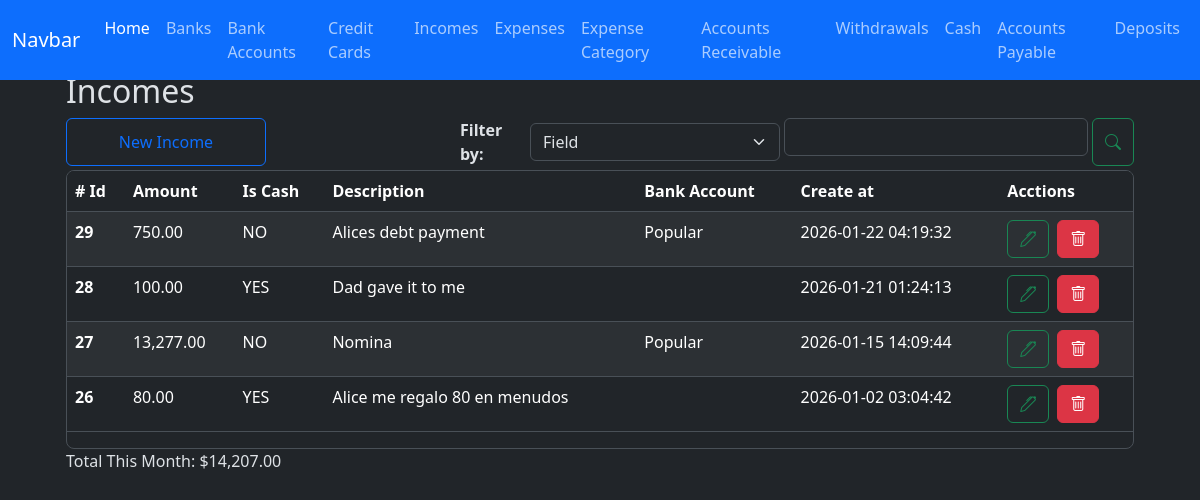
/incomes/index, run on the app's committed database.
### app/models/income.py (models this page shows, shortened)
class Income(db.Model):
    __tablename__ = 'incomes'
    id = db.Column(db.Integer, primary_key=True)
    amount = db.Column(db.Numeric(10,2), nullable=False, default=0.00)
    is_cash = db.Column(db.Boolean, nullable=False, default=False)
    code = db.Column(db.String(50), nullable=False, server_default='TEMP')
    description = db.Column(db.String(255))
    bank_account_id = db.Column(db.Integer, db.ForeignKey('bank_accounts.id'))
    created_at = db.Column(db.DateTime(timezone=True), server_default=func.now())
    updated_at = db.Column(db.DateTime(timezone=True), onupdate=func.now())
    bank_account = relationship('BankAccount', back_populates='incomes')

### app/models/bank_account.py (models this page shows)
class BankAccount(db.Model):
    __tablename__ = 'bank_accounts'
    id = db.Column(db.Integer, primary_key=True)
    nick_name = db.Column(db.String(120))
    amount_available = db.Column(db.Numeric(10, 2), nullable=False)
    is_active = db.Column(db.Boolean, default=True)
    account_number = db.Column(db.Integer, nullable=True)
    bank_id = db.Column(db.Integer, db.ForeignKey('banks.id'))
    created_at = db.Column(db.DateTime(timezone=True), server_default=func.now())
    updated_at = db.Column(db.DateTime(timezone=True), onupdate=func.now())
    bank = relationship('Bank', back_populates='bank_accounts')
    expenses = relationship('Expense', back_populates='bank_account', order_by='desc(Expense.created_at)')
    incomes = relationship('Income', back_populates='bank_account', order_by='desc(Income.created_at)')
    credit_card_payments = relationship('CreditCardPayment', back_populates='bank_account', order_by='desc(CreditCardPayment.created_at)')
    withdrawals = relationship('Withdrawal', back_populates='bank_account', order_by='desc(Withdrawal.created_at)')
    loans = relationship('Loan', back_populates='bank_account', order_by='desc(Loan.created_at)')
    loan_payments = relationship('LoanPayment', back_populates='bank_account', order_by='desc(LoanPayment.created_at)')
    debts = relationship('Debt', back_populates='bank_account', order_by='desc(Debt.created_at)')
    debt_payments = relationship('DebtPayment', back_populates='bank_account', order_by='desc(DebtPayment.created_at)')
    transaction_ledger = relationship('BankAccountTransactionsLedger', back_populates='bank_account')
    deposits = relationship('Deposit', back_populates='bank_account', order_by='desc(Deposit.created_at)')
    outgoing_transfers = relationship('BankTransfer', foreign_keys='BankTransfer.from_bank_account_id', back_populates='from_bank_account', order_by='desc(BankTransfer.created_at)')
    incoming_transfers = relationship('BankTransfer', foreign_keys='BankTransfer.to_bank_account_id', back_populates='to_bank_account', order_by='desc(BankTransfer.created_at)')

### app/routes/income_routes.py (the view)
@income_bp.route('/index', methods=['GET', 'POST'])
def index():
    incomes = income_controller.get_monthly_incomes_records()
    bank_accounts = BankAccount.query.all()
    context = {
        'incomes': incomes,
        'bank_accounts': bank_accounts,
        'format_amount': format_amount,
        'total_amount': total_amount,
    }
    return render_template('incomes/index.html', **context)

### app/controllers/income_controller.py (called while the page is built)
def get_monthly_incomes_records():
    now = datetime.now()
    year = now.year
    month = now.month
    records = (
        Income.query
        .filter(
            db.func.extract('year', Income.created_at) == year,
            db.func.extract('month', Income.created_at) == month
        )
        .order_by(Income.created_at.desc())
        .all()
    )
    return records

### app/utils/numeric_casting.py (called while the page is built)
def total_amount(obj_list: list):
    total = Decimal()
    for o in obj_list:
        total += o.amount
    return format_amount(total)

def format_amount(value):
    try:
        return f'{value:,.2f}';
    except Exception as e:
        return None

### app/templates/incomes/index.html (shortened to what this page needs)
{% extends 'layout.html' %}
{% block content %}
    <div class="container w-100">
        <h2>Incomes</h2>
        <div class="d-flex justify-content-start gap-1 flex-wrap flex-md-nowrap mt-2">
            <button
                type="button"
                id="btn-create-expense-id"
                class="btn btn-outline-primary me-auto me-md-auto w-100 w-md-auto"
                style="max-width: 200px;"
                data-bs-toggle="modal"
                data-bs-target="#create-income"
            >New Income</i>
            </button>
            <div class="d-flex gap-1 w-100 align-items-center" style="max-width: 320px;">
                <div class="w-md-auto mt-md-0">
                    <label for="" class="fs-6 fw-bold">Filter by: </label>
                </div>
                <div class="w-100 w-md-auto mt-md-0" style="max-width: 250px;">
                    <select class="form-select" id="select-filter-type-id">
                        <option value="field">Field</option>
                    </select>
                </div>
            </div>
            <div class="d-flex gap-1 w-100" style="max-width: 350px;">
                <div class="w-100 w-md-auto mt-md-0">
                    <input type="text" class="form-control" id="filter-input-id">
                </div>
                <button type="button" class="btn btn-outline-success" id="btn-search-id"><i class="bi bi-search"></i></button>
            </div>
        </div>
        <div class="table-responsive overflow-y-auto border rounded-3 mt-1" style="max-height: 457px;">
            <table class="table table-striped  table-hover">
                <thead class="sticky-top">
                    <tr>
                    <th scope="col"># Id</th>
                    <th scope="col">Amount</th>
                    <th scope="col">Is Cash</th>
                    <th scope="col">Description</th>
                    <th scope="col">Bank Account</th>
                    <th scope="col">Create at</th>
                    <th scope="col">Acctions</th>
                    </tr>
                </thead>
                <tbody id="incomes-table-body-id">
                  {% for income in incomes %}
                    <tr>
                        <th scope="row">{{ income.id }}</th>
                        <td>{{ format_amount(income.amount) }}</td>
                        <td>{{ 'YES' if income.is_cash else 'NO'}}</td>
                        <td>{{ income.description if income.description else '-'}}</td>
                        <td>{{ income.bank_account.nick_name }}</td>
                        <td>{{ income.created_at }}</td>
                        <td>
                            <div class="d-flex gap-2">
                                <button
                                    type="button"
                                    class="btn btn-outline-success"
                                    data-bs-toggle="modal"
                                    data-bs-target="#edit-income"
                                    data-income-id="{{ income.id }}"
                                    data-amount="{{ income.amount }}"
                                    data-is-cash="{{ income.is_cash }}"
                                    data-description="{{ income.description if income.description else '' }}"
                                    data-bank-account-id="{{ income.bank_account_id }}"
                                >
                                    <i class="bi bi-pen"></i>
                                </button>
                                <a href="{{ url_for('income.delete', id=income.id ) }}" class="btn btn-danger"><i class="bi bi-trash"></i></a>
                            </div>
                        </td>
                    </tr>
                  {% endfor %}
                </tbody>
            </table>
        </div>
        <section>
            <div class="d-flex flex-column">
                <label id="monthly-total-id">Total This Month: ${{ total_amount(incomes) }}</label>
            </div>
        </section>
    </div>
<link href="https://cdn.jsdelivr.net/npm/@sweetalert2/theme-dark@5/dark.css" rel="stylesheet">
<link rel="stylesheet" href="https://cdn.jsdelivr.net/npm/flatpickr/dist/flatpickr.min.css">
{% endblock %}

### data on the page
Income: id "29", amount "750.00", is_cash "NO", description "Alices debt payment", bank_account.nick_name "Popular", created_at "2026-01-22 04:19:32", amount.amount "14,207.00"
Income: id "28", amount "100.00", is_cash "YES", description "Dad gave it to me", created_at "2026-01-21 01:24:13"
Income: id "27", amount "13,277.00", is_cash "NO", description "Nomina", bank_account.nick_name "Popular", created_at "2026-01-15 14:09:44"
Income: id "26", amount "80.00", is_cash "YES", description "Alice me regalo 80 en menudos", created_at "2026-01-02 03:04:42"
